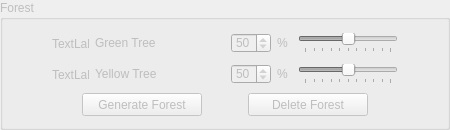
    <widget class="QGroupBox" name="forestGroupBox">
     <property name="enabled">
      <bool>false</bool>
     </property>
     <property name="minimumSize">
      <size>
       <width>450</width>
       <height>130</height>
      </size>
     </property>
     <property name="maximumSize">
      <size>
       <width>450</width>
       <height>130</height>
      </size>
     </property>
     <property name="title">
      <string>Forest</string>
     </property>
     <layout class="QGridLayout" name="gridLayout_8">
      <item row="1" column="0">
       <layout class="QHBoxLayout" name="horizontalLayout_4">
        <item>
         <spacer name="horizontalSpacer_42">
          <property name="orientation">
           <enum>Qt::Horizontal</enum>
          </property>
          <property name="sizeHint" stdset="0">
           <size>
            <width>68</width>
            <height>20</height>
           </size>
          </property>
         </spacer>
        </item>
        <item>
         <widget class="QPushButton" name="generateForestPushButton">
          <property name="minimumSize">
           <size>
            <width>120</width>
            <height>23</height>
           </size>
          </property>
          <property name="maximumSize">
           <size>
            <width>120</width>
            <height>23</height>
           </size>
          </property>
          <property name="text">
           <string>Generate Forest</string>
          </property>
         </widget>
        </item>
        <item>
         <spacer name="horizontalSpacer_41">
          <property name="orientation">
           <enum>Qt::Horizontal</enum>
          </property>
          <property name="sizeHint" stdset="0">
           <size>
            <width>13</width>
            <height>20</height>
           </size>
          </property>
         </spacer>
        </item>
        <item>
         <widget class="QPushButton" name="deleteForestPushButton">
          <property name="minimumSize">
           <size>
            <width>120</width>
            <height>23</height>
           </size>
          </property>
          <property name="maximumSize">
           <size>
            <width>120</width>
            <height>23</height>
           </size>
          </property>
          <property name="text">
           <string>Delete Forest</string>
          </property>
         </widget>
        </item>
        <item>
         <spacer name="horizontalSpacer_43">
          <property name="orientation">
           <enum>Qt::Horizontal</enum>
          </property>
          <property name="sizeHint" stdset="0">
           <size>
            <width>68</width>
            <height>20</height>
           </size>
          </property>
         </spacer>
        </item>
       </layout>
      </item>
      <item row="0" column="0">
       <layout class="QGridLayout" name="gridLayout_7">
        <item row="0" column="0">
         <spacer name="horizontalSpacer_36">
          <property name="orientation">
           <enum>Qt::Horizontal</enum>
          </property>
          <property name="sizeHint" stdset="0">
           <size>
            <width>18</width>
            <height>20</height>
           </size>
          </property>
         </spacer>
        </item>
        <item row="0" column="1">
         <widget class="QLabel" name="greenTreeImage">
          <property name="minimumSize">
           <size>
            <width>37</width>
            <height>25</height>
           </size>
          </property>
          <property name="maximumSize">
           <size>
            <width>37</width>
            <height>25</height>
           </size>
          </property>
          <property name="text">
           <string>TextLabel</string>
          </property>
         </widget>
        </item>
        <item row="0" column="2">
         <widget class="QLabel" name="greenTreeNameLabel">
          <property name="minimumSize">
           <size>
            <width>130</width>
            <height>20</height>
           </size>
          </property>
          <property name="maximumSize">
           <size>
            <width>130</width>
            <height>20</height>
           </size>
          </property>
          <property name="text">
           <string>Green Tree</string>
          </property>
         </widget>
        </item>
        <item row="0" column="3">
         <widget class="QSpinBox" name="greenTreeSpinBox">
          <property name="minimumSize">
           <size>
            <width>40</width>
            <height>20</height>
           </size>
          </property>
          <property name="maximumSize">
           <size>
            <width>40</width>
            <height>20</height>
           </size>
          </property>
          <property name="maximum">
           <number>100</number>
          </property>
          <property name="value">
           <number>50</number>
          </property>
         </widget>
        </item>
        <item row="0" column="4">
         <widget class="QLabel" name="greenTreeProcentLabel">
          <property name="minimumSize">
           <size>
            <width>15</width>
            <height>20</height>
           </size>
          </property>
          <property name="maximumSize">
           <size>
            <width>15</width>
            <height>20</height>
           </size>
          </property>
          <property name="text">
           <string>%</string>
          </property>
         </widget>
        </item>
        <item row="0" column="5">
         <widget class="QSlider" name="horizontalSlider_2">
          <property name="minimumSize">
           <size>
            <width>100</width>
            <height>20</height>
           </size>
          </property>
          <property name="maximumSize">
           <size>
            <width>100</width>
            <height>20</height>
           </size>
          </property>
          <property name="cursor">
           <cursorShape>SizeHorCursor</cursorShape>
          </property>
          <property name="maximum">
           <number>100</number>
          </property>
          <property name="value">
           <number>50</number>
          </property>
          <property name="orientation">
           <enum>Qt::Horizontal</enum>
          </property>
          <property name="tickPosition">
           <enum>QSlider::TicksBelow</enum>
          </property>
          <property name="tickInterval">
           <number>10</number>
          </property>
         </widget>
        </item>
        <item row="0" column="6">
         <spacer name="horizontalSpacer_38">
          <property name="orientation">
           <enum>Qt::Horizontal</enum>
          </property>
          <property name="sizeHint" stdset="0">
           <size>
            <width>18</width>
            <height>20</height>
           </size>
          </property>
         </spacer>
        </item>
        <item row="1" column="0">
         <spacer name="horizontalSpacer_37">
          <property name="orientation">
           <enum>Qt::Horizontal</enum>
          </property>
          <property name="sizeHint" stdset="0">
           <size>
            <width>18</width>
            <height>20</height>
           </size>
          </property>
         </spacer>
        </item>
        <item row="1" column="1">
         <widget class="QLabel" name="yellowTreeImage">
          <property name="minimumSize">
           <size>
            <width>37</width>
            <height>25</height>
           </size>
          </property>
          <property name="maximumSize">
           <size>
            <width>37</width>
            <height>25</height>
           </size>
          </property>
          <property name="text">
           <string>TextLabel</string>
          </property>
         </widget>
        </item>
        <item row="1" column="2">
         <widget class="QLabel" name="yellowTreeNameLabel">
          <property name="minimumSize">
           <size>
            <width>130</width>
            <height>20</height>
           </size>
          </property>
          <property name="maximumSize">
           <size>
            <width>130</width>
            <height>20</height>
           </size>
          </property>
          <property name="text">
           <string>Yellow Tree</string>
          </property>
         </widget>
        </item>
        <item row="1" column="3">
         <widget class="QSpinBox" name="yellowTreeSpinBox">
          <property name="minimumSize">
           <size>
            <width>40</width>
            <height>20</height>
           </size>
          </property>
          <property name="maximumSize">
           <size>
            <width>40</width>
            <height>20</height>
           </size>
          </property>
          <property name="maximum">
           <number>100</number>
          </property>
          <property name="value">
           <number>50</number>
          </property>
         </widget>
        </item>
        <item row="1" column="4">
         <widget class="QLabel" name="yellowTreeProcentLabel">
          <property name="minimumSize">
           <size>
            <width>15</width>
            <height>20</height>
           </size>
          </property>
          <property name="maximumSize">
           <size>
            <width>15</width>
            <height>20</height>
           </size>
          </property>
          <property name="text">
           <string>%</string>
          </property>
         </widget>
        </item>
        <item row="1" column="5">
         <widget class="QSlider" name="horizontalSlider_3">
          <property name="minimumSize">
           <size>
            <width>100</width>
            <height>20</height>
           </size>
          </property>
          <property name="maximumSize">
           <size>
            <width>100</width>
            <height>20</height>
           </size>
          </property>
          <property name="cursor">
           <cursorShape>SizeHorCursor</cursorShape>
          </property>
          <property name="maximum">
           <number>100</number>
          </property>
          <property name="value">
           <number>50</number>
          </property>
          <property name="orientation">
           <enum>Qt::Horizontal</enum>
          </property>
          <property name="tickPosition">
           <enum>QSlider::TicksBelow</enum>
          </property>
          <property name="tickInterval">
           <number>10</number>
          </property>
         </widget>
        </item>
        <item row="1" column="6">
         <spacer name="horizontalSpacer_39">
          <property name="orientation">
           <enum>Qt::Horizontal</enum>
          </property>
          <property name="sizeHint" stdset="0">
           <size>
            <width>18</width>
            <height>20</height>
           </size>
          </property>
         </spacer>
        </item>
       </layout>
      </item>
     </layout>
    </widget>
